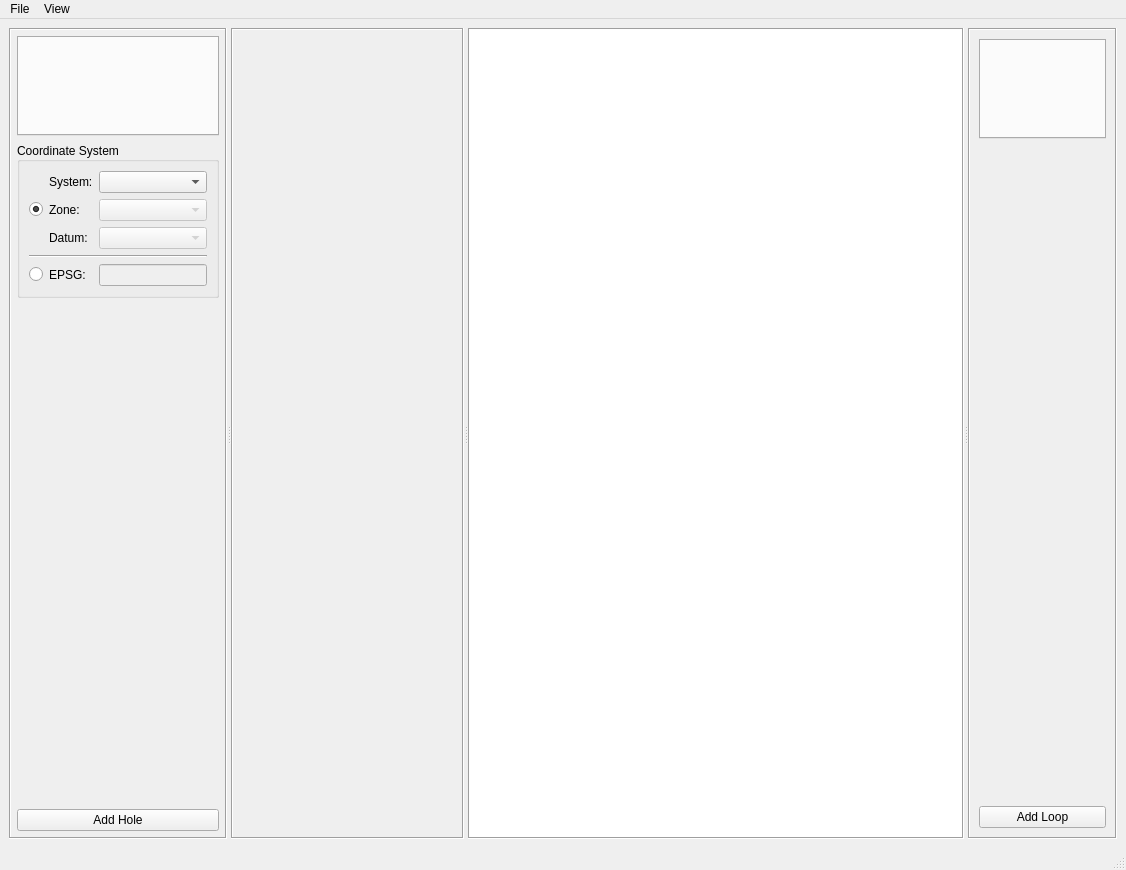
<?xml version="1.0" encoding="UTF-8"?>
<ui version="4.0">
 <class>MainWindow</class>
 <widget class="QMainWindow" name="MainWindow">
  <property name="geometry">
   <rect>
    <x>0</x>
    <y>0</y>
    <width>1126</width>
    <height>870</height>
   </rect>
  </property>
  <property name="windowTitle">
   <string>MainWindow</string>
  </property>
  <widget class="QWidget" name="centralwidget">
   <layout class="QHBoxLayout" name="horizontalLayout">
    <item>
     <widget class="QSplitter" name="splitter">
      <property name="orientation">
       <enum>Qt::Horizontal</enum>
      </property>
      <widget class="QFrame" name="frame_2">
       <property name="sizePolicy">
        <sizepolicy hsizetype="Maximum" vsizetype="Preferred">
         <horstretch>0</horstretch>
         <verstretch>0</verstretch>
        </sizepolicy>
       </property>
       <property name="frameShape">
        <enum>QFrame::Box</enum>
       </property>
       <property name="frameShadow">
        <enum>QFrame::Sunken</enum>
       </property>
       <layout class="QVBoxLayout" name="verticalLayout">
        <property name="spacing">
         <number>6</number>
        </property>
        <property name="leftMargin">
         <number>6</number>
        </property>
        <property name="topMargin">
         <number>6</number>
        </property>
        <property name="rightMargin">
         <number>6</number>
        </property>
        <property name="bottomMargin">
         <number>6</number>
        </property>
        <item>
         <widget class="QTabWidget" name="hole_tab_widget">
          <property name="sizePolicy">
           <sizepolicy hsizetype="Preferred" vsizetype="Preferred">
            <horstretch>0</horstretch>
            <verstretch>0</verstretch>
           </sizepolicy>
          </property>
          <property name="minimumSize">
           <size>
            <width>0</width>
            <height>100</height>
           </size>
          </property>
          <property name="currentIndex">
           <number>-1</number>
          </property>
         </widget>
        </item>
        <item>
         <widget class="QGroupBox" name="groupBox_3">
          <property name="sizePolicy">
           <sizepolicy hsizetype="Maximum" vsizetype="Preferred">
            <horstretch>0</horstretch>
            <verstretch>0</verstretch>
           </sizepolicy>
          </property>
          <property name="maximumSize">
           <size>
            <width>16777215</width>
            <height>16777215</height>
           </size>
          </property>
          <property name="title">
           <string>Coordinate System</string>
          </property>
          <property name="alignment">
           <set>Qt::AlignLeading|Qt::AlignLeft|Qt::AlignVCenter</set>
          </property>
          <property name="flat">
           <bool>false</bool>
          </property>
          <property name="checkable">
           <bool>false</bool>
          </property>
          <layout class="QGridLayout" name="gridLayout_4">
           <item row="0" column="2">
            <widget class="QComboBox" name="gps_system_cbox">
             <property name="sizePolicy">
              <sizepolicy hsizetype="Preferred" vsizetype="Fixed">
               <horstretch>0</horstretch>
               <verstretch>0</verstretch>
              </sizepolicy>
             </property>
             <property name="currentIndex">
              <number>-1</number>
             </property>
            </widget>
           </item>
           <item row="1" column="2">
            <widget class="QComboBox" name="gps_zone_cbox">
             <property name="enabled">
              <bool>false</bool>
             </property>
            </widget>
           </item>
           <item row="0" column="1">
            <widget class="QLabel" name="label_6">
             <property name="sizePolicy">
              <sizepolicy hsizetype="Maximum" vsizetype="Preferred">
               <horstretch>0</horstretch>
               <verstretch>0</verstretch>
              </sizepolicy>
             </property>
             <property name="text">
              <string>System:</string>
             </property>
            </widget>
           </item>
           <item row="1" column="1">
            <widget class="QLabel" name="label_7">
             <property name="text">
              <string>Zone:</string>
             </property>
            </widget>
           </item>
           <item row="2" column="1">
            <widget class="QLabel" name="label_8">
             <property name="text">
              <string>Datum:</string>
             </property>
            </widget>
           </item>
           <item row="2" column="2">
            <widget class="QComboBox" name="gps_datum_cbox">
             <property name="enabled">
              <bool>false</bool>
             </property>
            </widget>
           </item>
           <item row="4" column="1">
            <widget class="QLabel" name="label_15">
             <property name="text">
              <string>EPSG:</string>
             </property>
            </widget>
           </item>
           <item row="4" column="2">
            <widget class="QLineEdit" name="epsg_edit">
             <property name="enabled">
              <bool>false</bool>
             </property>
             <property name="sizePolicy">
              <sizepolicy hsizetype="Preferred" vsizetype="Fixed">
               <horstretch>0</horstretch>
               <verstretch>0</verstretch>
              </sizepolicy>
             </property>
            </widget>
           </item>
           <item row="1" column="0">
            <widget class="QRadioButton" name="crs_rbtn">
             <property name="text">
              <string/>
             </property>
             <property name="checked">
              <bool>true</bool>
             </property>
            </widget>
           </item>
           <item row="4" column="0">
            <widget class="QRadioButton" name="epsg_rbtn">
             <property name="text">
              <string/>
             </property>
            </widget>
           </item>
           <item row="3" column="0" colspan="3">
            <widget class="Line" name="line_3">
             <property name="sizePolicy">
              <sizepolicy hsizetype="Preferred" vsizetype="Fixed">
               <horstretch>0</horstretch>
               <verstretch>0</verstretch>
              </sizepolicy>
             </property>
             <property name="orientation">
              <enum>Qt::Horizontal</enum>
             </property>
            </widget>
           </item>
          </layout>
         </widget>
        </item>
        <item>
         <spacer name="verticalSpacer">
          <property name="orientation">
           <enum>Qt::Vertical</enum>
          </property>
          <property name="sizeHint" stdset="0">
           <size>
            <width>20</width>
            <height>40</height>
           </size>
          </property>
         </spacer>
        </item>
        <item>
         <widget class="QPushButton" name="add_hole_btn">
          <property name="sizePolicy">
           <sizepolicy hsizetype="Preferred" vsizetype="Fixed">
            <horstretch>0</horstretch>
            <verstretch>0</verstretch>
           </sizepolicy>
          </property>
          <property name="text">
           <string>Add Hole</string>
          </property>
          <property name="icon">
           <iconset>
            <normaloff>icons/add.png</normaloff>icons/add.png</iconset>
          </property>
         </widget>
        </item>
       </layout>
      </widget>
      <widget class="QFrame" name="frame">
       <property name="sizePolicy">
        <sizepolicy hsizetype="Preferred" vsizetype="Preferred">
         <horstretch>30</horstretch>
         <verstretch>0</verstretch>
        </sizepolicy>
       </property>
       <property name="minimumSize">
        <size>
         <width>0</width>
         <height>0</height>
        </size>
       </property>
       <property name="frameShape">
        <enum>QFrame::Box</enum>
       </property>
       <property name="frameShadow">
        <enum>QFrame::Sunken</enum>
       </property>
       <layout class="QVBoxLayout" name="verticalLayout_2">
        <property name="spacing">
         <number>0</number>
        </property>
        <property name="leftMargin">
         <number>0</number>
        </property>
        <property name="topMargin">
         <number>0</number>
        </property>
        <property name="rightMargin">
         <number>0</number>
        </property>
        <property name="bottomMargin">
         <number>0</number>
        </property>
        <item>
         <layout class="QVBoxLayout" name="section_view_layout"/>
        </item>
       </layout>
      </widget>
      <widget class="PlotWidget" name="plan_view">
       <property name="sizePolicy">
        <sizepolicy hsizetype="Preferred" vsizetype="Preferred">
         <horstretch>1</horstretch>
         <verstretch>0</verstretch>
        </sizepolicy>
       </property>
       <property name="minimumSize">
        <size>
         <width>0</width>
         <height>0</height>
        </size>
       </property>
       <property name="frameShape">
        <enum>QFrame::Box</enum>
       </property>
       <property name="frameShadow">
        <enum>QFrame::Sunken</enum>
       </property>
      </widget>
      <widget class="QFrame" name="frame_3">
       <property name="sizePolicy">
        <sizepolicy hsizetype="Maximum" vsizetype="Preferred">
         <horstretch>0</horstretch>
         <verstretch>0</verstretch>
        </sizepolicy>
       </property>
       <property name="frameShape">
        <enum>QFrame::Box</enum>
       </property>
       <property name="frameShadow">
        <enum>QFrame::Sunken</enum>
       </property>
       <layout class="QVBoxLayout" name="verticalLayout_3">
        <item>
         <widget class="QTabWidget" name="loop_tab_widget">
          <property name="sizePolicy">
           <sizepolicy hsizetype="Preferred" vsizetype="Preferred">
            <horstretch>0</horstretch>
            <verstretch>0</verstretch>
           </sizepolicy>
          </property>
          <property name="minimumSize">
           <size>
            <width>0</width>
            <height>100</height>
           </size>
          </property>
          <property name="maximumSize">
           <size>
            <width>16777215</width>
            <height>16777215</height>
           </size>
          </property>
         </widget>
        </item>
        <item>
         <spacer name="verticalSpacer_2">
          <property name="orientation">
           <enum>Qt::Vertical</enum>
          </property>
          <property name="sizeHint" stdset="0">
           <size>
            <width>20</width>
            <height>40</height>
           </size>
          </property>
         </spacer>
        </item>
        <item>
         <widget class="QPushButton" name="add_loop_btn">
          <property name="sizePolicy">
           <sizepolicy hsizetype="Preferred" vsizetype="Fixed">
            <horstretch>0</horstretch>
            <verstretch>0</verstretch>
           </sizepolicy>
          </property>
          <property name="text">
           <string>Add Loop</string>
          </property>
          <property name="icon">
           <iconset>
            <normaloff>icons/add.png</normaloff>icons/add.png</iconset>
          </property>
         </widget>
        </item>
       </layout>
      </widget>
     </widget>
    </item>
   </layout>
  </widget>
  <widget class="QMenuBar" name="menubar">
   <property name="geometry">
    <rect>
     <x>0</x>
     <y>0</y>
     <width>1126</width>
     <height>21</height>
    </rect>
   </property>
   <widget class="QMenu" name="menuFile">
    <property name="title">
     <string>File</string>
    </property>
    <addaction name="actionSave_as_KMZ"/>
    <addaction name="actionSave_as_GPX"/>
   </widget>
   <widget class="QMenu" name="menuView">
    <property name="title">
     <string>View</string>
    </property>
    <addaction name="show_annotations_cbox"/>
    <addaction name="show_grid_cbox"/>
    <addaction name="separator"/>
    <addaction name="view_map_action"/>
   </widget>
   <addaction name="menuFile"/>
   <addaction name="menuView"/>
  </widget>
  <widget class="QStatusBar" name="status_bar"/>
  <action name="actionSave_as_KMZ">
   <property name="icon">
    <iconset>
     <normaloff>icons/google_earth.png</normaloff>icons/google_earth.png</iconset>
   </property>
   <property name="text">
    <string>Save as KMZ...</string>
   </property>
   <property name="toolTip">
    <string>Save all GPS to a Google Earth KMZ file</string>
   </property>
  </action>
  <action name="actionSave_as_GPX">
   <property name="icon">
    <iconset>
     <normaloff>icons/garmin_file.png</normaloff>icons/garmin_file.png</iconset>
   </property>
   <property name="text">
    <string>Save as GPX...</string>
   </property>
   <property name="toolTip">
    <string>Save all GPS to a Garming GPX file</string>
   </property>
  </action>
  <action name="view_map_action">
   <property name="icon">
    <iconset>
     <normaloff>icons/folium.png</normaloff>icons/folium.png</iconset>
   </property>
   <property name="text">
    <string>Map</string>
   </property>
  </action>
  <action name="actionCopy_Loop_to_Clipboard">
   <property name="text">
    <string>Copy to Clipboard</string>
   </property>
  </action>
  <action name="show_grid_cbox">
   <property name="checkable">
    <bool>true</bool>
   </property>
   <property name="checked">
    <bool>true</bool>
   </property>
   <property name="text">
    <string>Plan View Grid</string>
   </property>
   <property name="toolTip">
    <string>Show the grid in the plan view</string>
   </property>
  </action>
  <action name="show_annotations_cbox">
   <property name="checkable">
    <bool>true</bool>
   </property>
   <property name="checked">
    <bool>true</bool>
   </property>
   <property name="text">
    <string>Annotations</string>
   </property>
  </action>
 </widget>
 <customwidgets>
  <customwidget>
   <class>PlotWidget</class>
   <extends>QGraphicsView</extends>
   <header>pyqtgraph</header>
  </customwidget>
 </customwidgets>
 <tabstops>
  <tabstop>gps_system_cbox</tabstop>
  <tabstop>gps_zone_cbox</tabstop>
  <tabstop>gps_datum_cbox</tabstop>
  <tabstop>plan_view</tabstop>
 </tabstops>
 <resources/>
 <connections/>
</ui>
